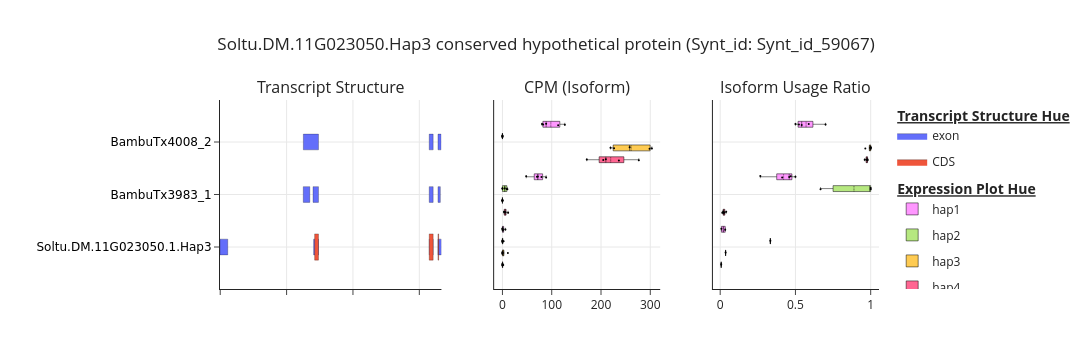

Notebook source saved alongside this figure:
### Code cell
fig = poly.plot_allele_specific_isoform_structure(results_DIU_plotting[results_DIU_plotting['gene_id'].str.contains("Soltu.DM.11G023050")],
                                                  annotation_df = annotation_pl, 
                                                  ratio_difference_threshold=0.2)

### Figure 1 — Plotly figure (JSON) as saved in the notebook; plotly's stock layout.template omitted (floating-point values rounded to 4 significant figures)
{"data": [{"fill": "toself", "fillcolor": "#636EFA", "hoverinfo": "text", "hoverlabel": {"namelength": -1}, "hoveron": "fills+points", "hovertemplate": "<b>transcript_id:</b> BambuTx4008_2<br><b>Feature Type:</b> exon<br><b>Feature Number:</b> None<br><b>Chromosome:</b> chr11_3<br><b>Start:</b> 35740562<br><b>End:</b> 35740658<br><b>Size:</b> 97<br><extra></extra>", "legendgroup": "exon", "legendgrouptitle": {"text": "<b><u>Transcript Structure Hue<u><b>"}, "legendrank": 1, "line": {"color": "black", "width": 0.25}, "mode": "lines", "name": "exon", "opacity": 1, "showlegend": true, "type": "scatter", "x": [35740562, 35740658, 35740658, 35740562, 35740562], "xaxis": "x", "y": [1.85, 1.85, 2.15, 2.15, 1.85], "yaxis": "y"}, {"fill": "toself", "fillcolor": "#636EFA", "hoverinfo": "text", "hoverlabel": {"namelength": -1}, "hoveron": "fills+points", "hovertemplate": "<b>transcript_id:</b> BambuTx4008_2<br><b>Feature Type:</b> exon<br><b>Feature Number:</b> None<br><b>Chromosome:</b> chr11_3<br><b>Start:</b> 35740298<br><b>End:</b> 35740417<br><b>Size:</b> 120<br><extra></extra>", "legendgroup": "exon", "legendgrouptitle": {"text": "<b><u>Transcript Structure Hue<u><b>"}, "legendrank": 1, "line": {"color": "black", "width": 0.25}, "mode": "lines", "name": "exon", "opacity": 1, "showlegend": false, "type": "scatter", "x": [35740298, 35740417, 35740417, 35740298, 35740298], "xaxis": "x", "y": [1.85, 1.85, 2.15, 2.15, 1.85], "yaxis": "y"}, {"fill": "toself", "fillcolor": "#636EFA", "hoverinfo": "text", "hoverlabel": {"namelength": -1}, "hoveron": "fills+points", "hovertemplate": "<b>transcript_id:</b> BambuTx4008_2<br><b>Feature Type:</b> exon<br><b>Feature Number:</b> None<br><b>Chromosome:</b> chr11_3<br><b>Start:</b> 35736505<br><b>End:</b> 35736961<br><b>Size:</b> 457<br><extra></extra>", "legendgroup": "exon", "legendgrouptitle": {"text": "<b><u>Transcript Structure Hue<u><b>"}, "legendrank": 1, "line": {"color": "black", "width": 0.25}, "mode": "lines", "name": "exon", "opacity": 1, "showlegend": false, "type": "scatter", "x": [35736505, 35736961, 35736961, 35736505, 35736505], "xaxis": "x", "y": [1.85, 1.85, 2.15, 2.15, 1.85], "yaxis": "y"}, {"fill": "toself", "fillcolor": "#636EFA", "hoverinfo": "text", "hoverlabel": {"namelength": -1}, "hoveron": "fills+points", "hovertemplate": "<b>transcript_id:</b> BambuTx3983_1<br><b>Feature Type:</b> exon<br><b>Feature Number:</b> None<br><b>Chromosome:</b> chr11_3<br><b>Start:</b> 35740562<br><b>End:</b> 35740633<br><b>Size:</b> 72<br><extra></extra>", "legendgroup": "exon", "legendgrouptitle": {"text": "<b><u>Transcript Structure Hue<u><b>"}, "legendrank": 1, "line": {"color": "black", "width": 0.25}, "mode": "lines", "name": "exon", "opacity": 1, "showlegend": false, "type": "scatter", "x": [35740562, 35740633, 35740633, 35740562, 35740562], "xaxis": "x", "y": [0.85, 0.85, 1.15, 1.15, 0.85], "yaxis": "y"}, {"fill": "toself", "fillcolor": "#636EFA", "hoverinfo": "text", "hoverlabel": {"namelength": -1}, "hoveron": "fills+points", "hovertemplate": "<b>transcript_id:</b> BambuTx3983_1<br><b>Feature Type:</b> exon<br><b>Feature Number:</b> None<br><b>Chromosome:</b> chr11_3<br><b>Start:</b> 35740298<br><b>End:</b> 35740417<br><b>Size:</b> 120<br><extra></extra>", "legendgroup": "exon", "legendgrouptitle": {"text": "<b><u>Transcript Structure Hue<u><b>"}, "legendrank": 1, "line": {"color": "black", "width": 0.25}, "mode": "lines", "name": "exon", "opacity": 1, "showlegend": false, "type": "scatter", "x": [35740298, 35740417, 35740417, 35740298, 35740298], "xaxis": "x", "y": [0.85, 0.85, 1.15, 1.15, 0.85], "yaxis": "y"}, {"fill": "toself", "fillcolor": "#636EFA", "hoverinfo": "text", "hoverlabel": {"namelength": -1}, "hoveron": "fills+points", "hovertemplate": "<b>transcript_id:</b> BambuTx3983_1<br><b>Feature Type:</b> exon<br><b>Feature Number:</b> None<br><b>Chromosome:</b> chr11_3<br><b>Start:</b> 35736796<br><b>End:</b> 35736961<br><b>Size:</b> 166<br><extra></extra>", "legendgroup": "exon", "legendgrouptitle": {"text": "<b><u>Transcript Structure Hue<u><b>"}, "legendrank": 1, "line": {"color": "black", "width": 0.25}, "mode": "lines", "name": "exon", "opacity": 1, "showlegend": false, "type": "scatter", "x": [35736796, 35736961, 35736961, 35736796, 35736796], "xaxis": "x", "y": [0.85, 0.85, 1.15, 1.15, 0.85], "yaxis": "y"}, {"fill": "toself", "fillcolor": "#636EFA", "hoverinfo": "text", "hoverlabel": {"namelength": -1}, "hoveron": "fills+points", "hovertemplate": "<b>transcript_id:</b> BambuTx3983_1<br><b>Feature Type:</b> exon<br><b>Feature Number:</b> None<br><b>Chromosome:</b> chr11_3<br><b>Start:</b> 35736502<br><b>End:</b> 35736700<br><b>Size:</b> 199<br><extra></extra>", "legendgroup": "exon", "legendgrouptitle": {"text": "<b><u>Transcript Structure Hue<u><b>"}, "legendrank": 1, "line": {"color": "black", "width": 0.25}, "mode": "lines", "name": "exon", "opacity": 1, "showlegend": false, "type": "scatter", "x": [35736502, 35736700, 35736700, 35736502, 35736502], "xaxis": "x", "y": [0.85, 0.85, 1.15, 1.15, 0.85], "yaxis": "y"}, {"fill": "toself", "fillcolor": "#636EFA", "hoverinfo": "text", "hoverlabel": {"namelength": -1}, "hoveron": "fills+points", "hovertemplate": "<b>transcript_id:</b> Soltu.DM.11G023050.1.Hap3<br><b>Feature Type:</b> exon<br><b>Feature Number:</b> None<br><b>Chromosome:</b> chr11_3<br><b>Start:</b> 35740562<br><b>End:</b> 35740666<br><b>Size:</b> 105<br><extra></extra>", "legendgroup": "exon", "legendgrouptitle": {"text": ""}, "legendrank": 2, "line": {"color": "black", "width": 0.25}, "mode": "lines", "name": "exon", "opacity": 1, "showlegend": false, "type": "scatter", "x": [35740562, 35740666, 35740666, 35740562, 35740562], "xaxis": "x", "y": [-0.15, -0.15, 0.15, 0.15, -0.15], "yaxis": "y"}, {"fill": "toself", "fillcolor": "#636EFA", "hoverinfo": "text", "hoverlabel": {"namelength": -1}, "hoveron": "fills+points", "hovertemplate": "<b>transcript_id:</b> Soltu.DM.11G023050.1.Hap3<br><b>Feature Type:</b> exon<br><b>Feature Number:</b> None<br><b>Chromosome:</b> chr11_3<br><b>Start:</b> 35740298<br><b>End:</b> 35740417<br><b>Size:</b> 120<br><extra></extra>", "legendgroup": "exon", "legendgrouptitle": {"text": ""}, "legendrank": 2, "line": {"color": "black", "width": 0.25}, "mode": "lines", "name": "exon", "opacity": 1, "showlegend": false, "type": "scatter", "x": [35740298, 35740417, 35740417, 35740298, 35740298], "xaxis": "x", "y": [-0.15, -0.15, 0.15, 0.15, -0.15], "yaxis": "y"}, {"fill": "toself", "fillcolor": "#636EFA", "hoverinfo": "text", "hoverlabel": {"namelength": -1}, "hoveron": "fills+points", "hovertemplate": "<b>transcript_id:</b> Soltu.DM.11G023050.1.Hap3<br><b>Feature Type:</b> exon<br><b>Feature Number:</b> None<br><b>Chromosome:</b> chr11_3<br><b>Start:</b> 35736814<br><b>End:</b> 35736961<br><b>Size:</b> 148<br><extra></extra>", "legendgroup": "exon", "legendgrouptitle": {"text": ""}, "legendrank": 2, "line": {"color": "black", "width": 0.25}, "mode": "lines", "name": "exon", "opacity": 1, "showlegend": false, "type": "scatter", "x": [35736814, 35736961, 35736961, 35736814, 35736814], "xaxis": "x", "y": [-0.15, -0.15, 0.15, 0.15, -0.15], "yaxis": "y"}, {"fill": "toself", "fillcolor": "#636EFA", "hoverinfo": "text", "hoverlabel": {"namelength": -1}, "hoveron": "fills+points", "hovertemplate": "<b>transcript_id:</b> Soltu.DM.11G023050.1.Hap3<br><b>Feature Type:</b> exon<br><b>Feature Number:</b> None<br><b>Chromosome:</b> chr11_3<br><b>Start:</b> 35733993<br><b>End:</b> 35734227<br><b>Size:</b> 235<br><extra></extra>", "legendgroup": "exon", "legendgrouptitle": {"text": ""}, "legendrank": 2, "line": {"color": "black", "width": 0.25}, "mode": "lines", "name": "exon", "opacity": 1, "showlegend": false, "type": "scatter", "x": [35733993, 35734227, 35734227, 35733993, 35733993], "xaxis": "x", "y": [-0.15, -0.15, 0.15, 0.15, -0.15], "yaxis": "y"}, {"fill": "toself", "fillcolor": "#EF553B", "hoverinfo": "text", "hoverlabel": {"namelength": -1}, "hoveron": "fills+points", "hovertemplate": "<b>transcript_id:</b> Soltu.DM.11G023050.1.Hap3<br><b>Feature Type:</b> CDS<br><b>Feature Number:</b> None<br><b>Chromosome:</b> chr11_3<br><b>Start:</b> 35740562<br><b>End:</b> 35740582<br><b>Size:</b> 21<br><extra></extra>", "legendgroup": "CDS", "legendgrouptitle": {"text": ""}, "legendrank": 2, "line": {"color": "black", "width": 0.25}, "mode": "lines", "name": "CDS", "opacity": 1, "showlegend": true, "type": "scatter", "x": [35740562, 35740582, 35740582, 35740562, 35740562], "xaxis": "x", "y": [-0.25, -0.25, 0.25, 0.25, -0.25], "yaxis": "y"}, {"fill": "toself", "fillcolor": "#EF553B", "hoverinfo": "text", "hoverlabel": {"namelength": -1}, "hoveron": "fills+points", "hovertemplate": "<b>transcript_id:</b> Soltu.DM.11G023050.1.Hap3<br><b>Feature Type:</b> CDS<br><b>Feature Number:</b> None<br><b>Chromosome:</b> chr11_3<br><b>Start:</b> 35740298<br><b>End:</b> 35740417<br><b>Size:</b> 120<br><extra></extra>", "legendgroup": "CDS", "legendgrouptitle": {"text": ""}, "legendrank": 2, "line": {"color": "black", "width": 0.25}, "mode": "lines", "name": "CDS", "opacity": 1, "showlegend": false, "type": "scatter", "x": [35740298, 35740417, 35740417, 35740298, 35740298], "xaxis": "x", "y": [-0.25, -0.25, 0.25, 0.25, -0.25], "yaxis": "y"}, {"fill": "toself", "fillcolor": "#EF553B", "hoverinfo": "text", "hoverlabel": {"namelength": -1}, "hoveron": "fills+points", "hovertemplate": "<b>transcript_id:</b> Soltu.DM.11G023050.1.Hap3<br><b>Feature Type:</b> CDS<br><b>Feature Number:</b> None<br><b>Chromosome:</b> chr11_3<br><b>Start:</b> 35736845<br><b>End:</b> 35736961<br><b>Size:</b> 117<br><extra></extra>", "legendgroup": "CDS", "legendgrouptitle": {"text": ""}, "legendrank": 2, "line": {"color": "black", "width": 0.25}, "mode": "lines", "name": "CDS", "opacity": 1, "showlegend": false, "type": "scatter", "x": [35736845, 35736961, 35736961, 35736845, 35736845], "xaxis": "x", "y": [-0.25, -0.25, 0.25, 0.25, -0.25], "yaxis": "y"}, {"boxmean": true, "boxpoints": "all", "fillcolor": "#FF6692", "jitter": 0.3, "legendgroup": "hap4", "legendgrouptitle": {"text": ""}, "legendrank": 6, "line": {"width": 0.5}, "marker": {"color": "black", "opacity": 1, "size": 2}, "name": "hap4", "offsetgroup": "6", "opacity": 1, "orientation": "h", "pointpos": 0, "showlegend": true, "text": ["SRR14993892", "SRR14993895", "SRR14993894", "SRR14993893", "SRR14996168", "SRR14993892", "SRR14993895", "SRR14993894", "SRR14993893", "SRR14996168", "SRR14993892", "SRR14993895", "SRR14993894", "SRR14993893", "SRR14996168"], "type": "box", "x": [0, 0, 0, 0, 1.653, 5.994, 4.929, 3.667, 11.53, 3.328, 209.8, 204.5, 171.1, 276.7, 236.3], "xaxis": "x2", "y": ["0", "0", "0", "0", "0", "1", "1", "1", "1", "1", "2", "2", "2", "2", "2"], "yaxis": "y2"}, {"boxmean": true, "boxpoints": "all", "fillcolor": "#FECB52", "jitter": 0.3, "legendgroup": "hap3", "legendgrouptitle": {"text": ""}, "legendrank": 5, "line": {"width": 0.5}, "marker": {"color": "black", "opacity": 1, "size": 2}, "name": "hap3", "offsetgroup": "5", "opacity": 1, "orientation": "h", "pointpos": 0, "showlegend": true, "text": ["SRR14993892", "SRR14993895", "SRR14993894", "SRR14993893", "SRR14996168", "SRR14993892", "SRR14993895", "SRR14993894", "SRR14993893", "SRR14996168", "SRR14993892", "SRR14993895", "SRR14993894", "SRR14993893", "SRR14996168"], "type": "box", "x": [0, 0, 0, 11.05, 0, 0, 0, 0, 0, 0, 303.3, 219.2, 226.5, 298.5, 258.1], "xaxis": "x2", "y": ["0", "0", "0", "0", "0", "1", "1", "1", "1", "1", "2", "2", "2", "2", "2"], "yaxis": "y2"}, {"boxmean": true, "boxpoints": "all", "fillcolor": "#B6E880", "jitter": 0.3, "legendgroup": "hap2", "legendgrouptitle": {"text": ""}, "legendrank": 4, "line": {"width": 0.5}, "marker": {"color": "black", "opacity": 1, "size": 2}, "name": "hap2", "offsetgroup": "4", "opacity": 1, "orientation": "h", "pointpos": 0, "showlegend": true, "text": ["SRR14993892", "SRR14993895", "SRR14993894", "SRR14993893", "SRR14996168", "SRR14993892", "SRR14993895", "SRR14993894", "SRR14993893", "SRR14996168", "SRR14993892", "SRR14993895", "SRR14993894", "SRR14993893", "SRR14996168"], "type": "box", "x": [0, 2.354, 0, 0, 0, 0, 4.707, 8.549, 0, 10.06, 0, 0, 0, 0, 0], "xaxis": "x2", "y": ["0", "0", "0", "0", "0", "1", "1", "1", "1", "1", "2", "2", "2", "2", "2"], "yaxis": "y2"}, {"boxmean": true, "boxpoints": "all", "fillcolor": "#FF97FF", "jitter": 0.3, "legendgroup": "hap1", "legendgrouptitle": {"text": "<b><u>Expression Plot Hue<u><b>"}, "legendrank": 3, "line": {"width": 0.5}, "marker": {"color": "black", "opacity": 1, "size": 2}, "name": "hap1", "offsetgroup": "3", "opacity": 1, "orientation": "h", "pointpos": 0, "showlegend": true, "text": ["SRR14993892", "SRR14993895", "SRR14993894", "SRR14993893", "SRR14996168", "SRR14993892", "SRR14993895", "SRR14993894", "SRR14993893", "SRR14996168", "SRR14993892", "SRR14993895", "SRR14993894", "SRR14993893", "SRR14996168"], "type": "box", "x": [6.027, 0, 1.221, 0, 0, 48.21, 88.65, 71.91, 79.11, 69.97, 126.6, 88.65, 80.25, 113.0, 82.63], "xaxis": "x2", "y": ["0", "0", "0", "0", "0", "1", "1", "1", "1", "1", "2", "2", "2", "2", "2"], "yaxis": "y2"}, {"boxmean": true, "boxpoints": "all", "fillcolor": "#FF6692", "jitter": 0.3, "legendgroup": "hap4", "legendgrouptitle": {"text": ""}, "legendrank": 6, "line": {"width": 0.5}, "marker": {"color": "black", "opacity": 1, "size": 2}, "name": "hap4", "offsetgroup": "6", "opacity": 1, "orientation": "h", "pointpos": 0, "showlegend": false, "text": ["SRR14993892", "SRR14993895", "SRR14993894", "SRR14993893", "SRR14996168", "SRR14993892", "SRR14993895", "SRR14993894", "SRR14993893", "SRR14996168", "SRR14993892", "SRR14993895", "SRR14993894", "SRR14993893", "SRR14996168"], "type": "box", "x": [null, null, null, null, 0.006849, 0.02778, 0.02353, 0.02098, 0.04, 0.01379, 0.9722, 0.9765, 0.979, 0.96, 0.9794], "xaxis": "x3", "y": ["0", "0", "0", "0", "0", "1", "1", "1", "1", "1", "2", "2", "2", "2", "2"], "yaxis": "y3"}, {"boxmean": true, "boxpoints": "all", "fillcolor": "#FECB52", "jitter": 0.3, "legendgroup": "hap3", "legendgrouptitle": {"text": ""}, "legendrank": 5, "line": {"width": 0.5}, "marker": {"color": "black", "opacity": 1, "size": 2}, "name": "hap3", "offsetgroup": "5", "opacity": 1, "orientation": "h", "pointpos": 0, "showlegend": false, "text": ["SRR14993892", "SRR14993895", "SRR14993894", "SRR14993893", "SRR14996168", "SRR14993892", "SRR14993895", "SRR14993894", "SRR14993893", "SRR14996168", "SRR14993892", "SRR14993895", "SRR14993894", "SRR14993893", "SRR14996168"], "type": "box", "x": [null, null, null, 0.03571, null, null, null, null, null, null, 1, 1, 1, 0.9643, 1], "xaxis": "x3", "y": ["0", "0", "0", "0", "0", "1", "1", "1", "1", "1", "2", "2", "2", "2", "2"], "yaxis": "y3"}, {"boxmean": true, "boxpoints": "all", "fillcolor": "#B6E880", "jitter": 0.3, "legendgroup": "hap2", "legendgrouptitle": {"text": ""}, "legendrank": 4, "line": {"width": 0.5}, "marker": {"color": "black", "opacity": 1, "size": 2}, "name": "hap2", "offsetgroup": "4", "opacity": 1, "orientation": "h", "pointpos": 0, "showlegend": false, "text": ["SRR14993892", "SRR14993895", "SRR14993894", "SRR14993893", "SRR14996168", "SRR14993892", "SRR14993895", "SRR14993894", "SRR14993893", "SRR14996168", "SRR14993892", "SRR14993895", "SRR14993894", "SRR14993893", "SRR14996168"], "type": "box", "x": [null, 0.3333, null, null, null, null, 0.6667, 1, null, 1, null, null, null, null, null], "xaxis": "x3", "y": ["0", "0", "0", "0", "0", "1", "1", "1", "1", "1", "2", "2", "2", "2", "2"], "yaxis": "y3"}, {"boxmean": true, "boxpoints": "all", "fillcolor": "#FF97FF", "jitter": 0.3, "legendgroup": "hap1", "legendgrouptitle": {"text": "<b><u>Expression Plot Hue<u><b>"}, "legendrank": 3, "line": {"width": 0.5}, "marker": {"color": "black", "opacity": 1, "size": 2}, "name": "hap1", "offsetgroup": "3", "opacity": 1, "orientation": "h", "pointpos": 0, "showlegend": false, "text": ["SRR14993892", "SRR14993895", "SRR14993894", "SRR14993893", "SRR14996168", "SRR14993892", "SRR14993895", "SRR14993894", "SRR14993893", "SRR14996168", "SRR14993892", "SRR14993895", "SRR14993894", "SRR14993893", "SRR14996168"], "type": "box", "x": [0.03333, null, 0.007961, null, null, 0.2667, 0.5, 0.4688, 0.4118, 0.4585, 0.7, 0.5, 0.5232, 0.5882, 0.5415], "xaxis": "x3", "y": ["0", "0", "0", "0", "0", "1", "1", "1", "1", "1", "2", "2", "2", "2", "2"], "yaxis": "y3"}], "layout": {"annotations": [{"font": {"size": 16}, "showarrow": false, "text": "Transcript Structure", "x": 0.168, "xanchor": "center", "xref": "paper", "y": 1, "yanchor": "bottom", "yref": "paper"}, {"font": {"size": 16}, "showarrow": false, "text": "CPM (Isoform)", "x": 0.542, "xanchor": "center", "xref": "paper", "y": 1, "yanchor": "bottom", "yref": "paper"}, {"font": {"size": 16}, "showarrow": false, "text": "Isoform Usage Ratio", "x": 0.874, "xanchor": "center", "xref": "paper", "y": 1, "yanchor": "bottom", "yref": "paper"}], "boxgap": 0.1, "boxgroupgap": 0.5, "boxmode": "group", "height": 350, "hoverlabel": {"font": {"size": 12}}, "hovermode": "closest", "legend": {"font": {"size": 12}, "grouptitlefont": {"size": 14}, "tracegroupgap": 7}, "margin": {"b": 50, "l": 100, "r": 50, "t": 100}, "showlegend": true, "title": {"text": "Soltu.DM.11G023050.Hap3 conserved hypothetical protein (Synt_id: Synt_id_59067)", "x": 0.5, "xanchor": "center"}, "violingap": 0.1, "violingroupgap": 0.5, "violinmode": "group", "width": 1300, "xaxis": {"anchor": "y", "domain": [0, 0.336], "showgrid": true, "showticklabels": false, "tickfont": {"size": 12}, "title": {"text": ""}}, "xaxis2": {"anchor": "y2", "domain": [0.416, 0.668], "showgrid": true, "showticklabels": true, "tickfont": {"size": 12}, "title": {"text": ""}}, "xaxis3": {"anchor": "y3", "domain": [0.748, 1], "showgrid": true, "showticklabels": true, "tickfont": {"size": 12}, "title": {"text": ""}}, "yaxis": {"anchor": "x", "domain": [0, 1], "range": [-0.8, 2.8], "showgrid": true, "showticklabels": true, "tickfont": {"color": "black", "family": "DejaVu Sans", "size": 12}, "ticktext": ["Soltu.DM.11G023050.1.Hap3", "BambuTx3983_1", "BambuTx4008_2"], "tickvals": [0, 1, 2], "title": {"text": ""}}, "yaxis2": {"anchor": "x2", "domain": [0, 1], "matches": "y", "range": [-0.8, 2.8], "showgrid": true, "showticklabels": false, "ticks": "", "ticktext": ["Soltu.DM.11G023050.1.Hap3", "BambuTx3983_1", "BambuTx4008_2"], "tickvals": [0, 1, 2]}, "yaxis3": {"anchor": "x3", "domain": [0, 1], "matches": "y", "range": [-0.8, 2.8], "showgrid": true, "showticklabels": false, "ticks": "", "ticktext": ["Soltu.DM.11G023050.1.Hap3", "BambuTx3983_1", "BambuTx4008_2"], "tickvals": [0, 1, 2]}}}
